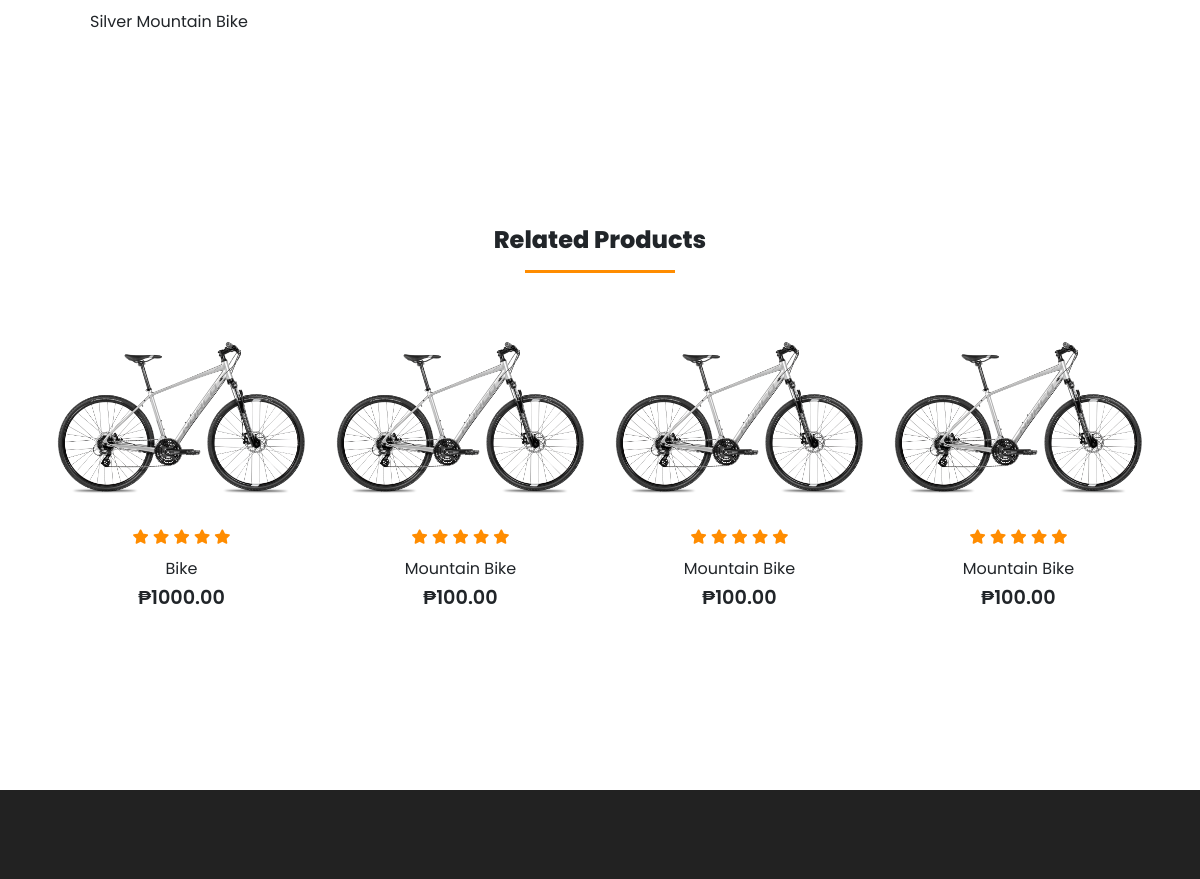
/product_view.php?product_id=2 (middle part), run on an earlier commit of the app's database.
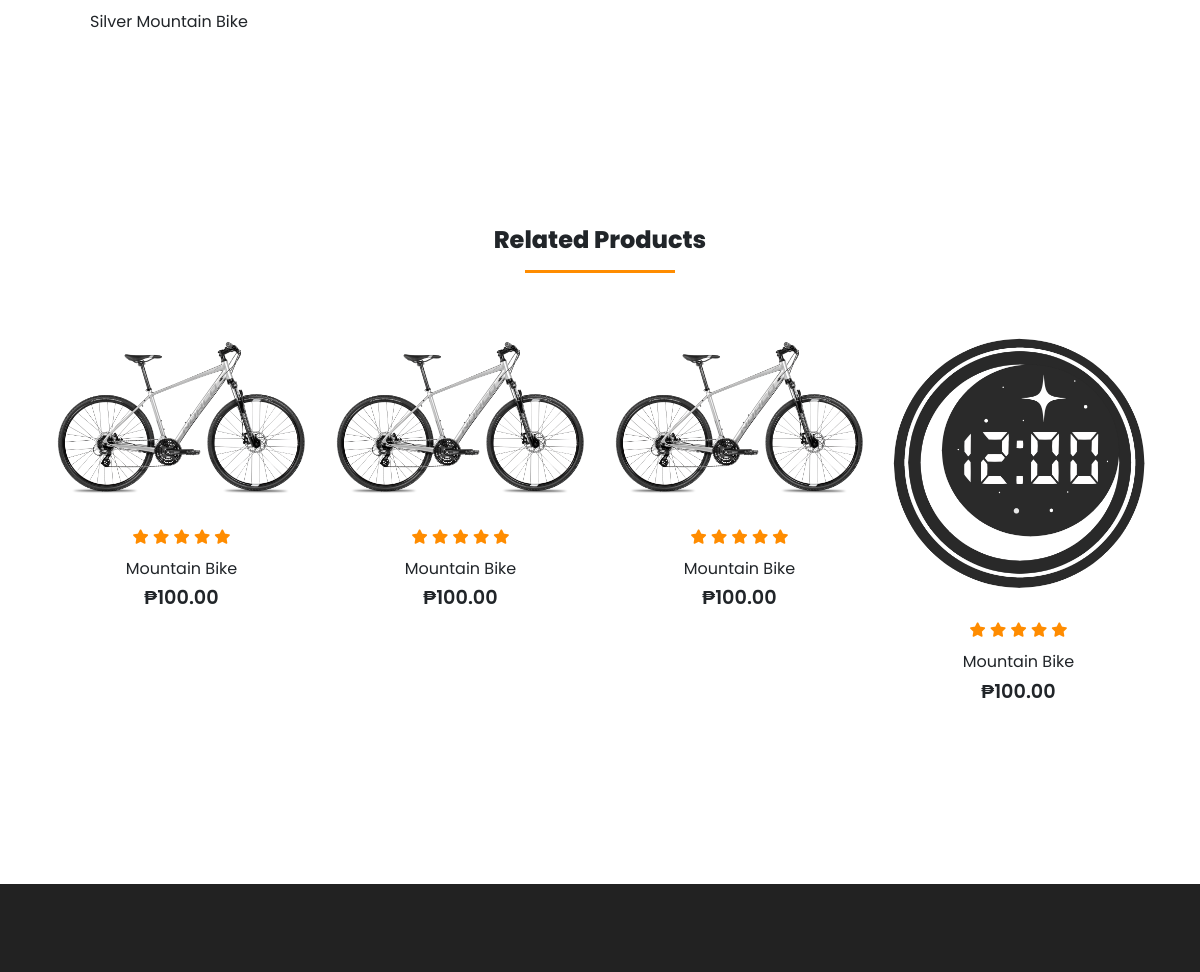
And on a later commit of the database.
### tables this page shows
CREATE TABLE `products` (
  `product_id` int(11) NOT NULL,
  `product_name` varchar(100) NOT NULL,
  `product_category` varchar(100) NOT NULL,
  `product_description` varchar(255) NOT NULL,
  `product_image` varchar(255) NOT NULL,
  `product_image2` varchar(255) NOT NULL,
  `product_image3` varchar(255) NOT NULL,
  `product_image4` varchar(255) NOT NULL,
  `product_price` decimal(8,2) NOT NULL,
  `product_special_offer` int(2) NOT NULL,
  `product_color` text NOT NULL,
  `product_size` varchar(250) NOT NULL,
  `product_quantity` int(11) NOT NULL
);

### product_view.php (the view, shortened to what this page needs)
<?php
    include('layouts/header.php');
?>
<?php
include('server/connection.php');
if(isset($_GET['product_id'])){
    $product_id = $_GET['product_id'];
    $stmt = $conn->prepare("SELECT * FROM products WHERE product_id = ?");
    $stmt->bind_param("i", $product_id);
    $stmt->execute();
    $product = $stmt->get_result();
    $stmt1 = $conn->prepare("SELECT * FROM products WHERE product_category = 'Bike' LIMIT 4");
    $stmt1->execute();
    $bike = $stmt1->get_result();
    $stmt1 = $conn->prepare("SELECT * FROM products WHERE product_category = 'parts' LIMIT 4");
    $stmt1->execute();
    $parts = $stmt1->get_result();
}else{
    header('location: index.php');
}
?>
    <section class=" container product-view my-5 pt-5">
        <div class="row mt-5">
            <?php while($row = $product->fetch_assoc()){ ?>
            <div class="col-lg-6 col-md-12 col-sm-12 mx-5">
                <span><?php echo $row['product_description']; ?></span>
            </div>
        </div>
    </section>
    <section id="related-products" class="my-5 py-5">
        <div class="container text-center mt-5 py-5">
            <h3>Related Products</h3>
            <hr class="mx-auto">
        </div>
        <div class="row mx-auto container">
        <?php if($row['product_category'] == 'Bike'){ ?>
            <?php while($row = $bike->fetch_assoc()){ ?>
                    <div class="product text-center col-lg-3 col-md-4 col-sm-12">
                        <img src="assets/imgs/<?php echo $row['product_image']; ?>" class="img-fluid mb-3">
                        <div class="star">
                            <i class="fas fa-star"></i>
                            <i class="fas fa-star"></i>
                            <i class="fas fa-star"></i>
                            <i class="fas fa-star"></i>
                            <i class="fas fa-star"></i>
                        </div>
                        <h5 class="p-name"><?php echo $row['product_name']; ?></h5>
                        <h4 class="p-price">₱<?php echo $row['product_price']; ?></h4>
                    </div>
                <?php } ?>
            <?php }else if($row['product_category'] == 'parts'){ ?>
                <?php while($row = $parts->fetch_assoc()){ ?>
                    <div class="product text-center col-lg-3 col-md-4 col-sm-12">
                        <img src="assets/imgs/<?php echo $row['product_image']; ?>" class="img-fluid mb-3">
                        <div class="star">
                            <i class="fas fa-star"></i>
                            <i class="fas fa-star"></i>
                            <i class="fas fa-star"></i>
                            <i class="fas fa-star"></i>
                            <i class="fas fa-star"></i>
                        </div>
                        <h5 class="p-name"><?php echo $row['product_name']; ?></h5>
                        <h4 class="p-price">₱<?php echo $row['product_price']; ?></h4>
                        <button class="buy-btn" href="<?php echo "product_view.php?product_id=".$row['product_id']; ?>">Buy Now</button>
                    </div>
                <?php } ?>
            <?php } ?>
        <?php } ?>
        </div>
    </section>
<?php include('layouts/footer.php'); ?>

### layouts/header.php (shortened to what this page needs)
<!DOCTYPE html>
<html lang="en">
<head>
    <link href="https://cdn.jsdelivr.net/npm/bootstrap@5.3.0-alpha2/dist/css/bootstrap.min.css" rel="stylesheet">
    <link rel="stylesheet" href="https://use.fontawesome.com/releases/v5.15.4/css/all.css"/>
    <link rel="stylesheet" href="assets/css/style.css">
    <link rel="stylesheet" href="https://cdn.jsdelivr.net/npm/bootstrap-icons@1.10.5/font/bootstrap-icons.css">
</head>
<body>

### layouts/footer.php (shortened to what this page needs)
      <footer class="mt-5 py-5">
        <div class="row container mx-auto pt-5">
        </div>
      </footer>
</body>
</html>

### assets/css/style.css (style rules this page uses)
* { margin: 0; padding: 0; box-sizing: border-box; }
body { font-family: 'Poppins', sans-serif; }
hr { width: 150px; height: 3px !important; opacity: 1 !important; background-color: darkorange; color: darkorange; }
h3 { font-size: 1.5rem; font-weight: 800; }
h4 { font-size: 1.2rem; font-weight: 600; }
h5 { font-size: 1rem; font-weight: 400; }
.product { cursor: pointer; margin-bottom: 2rem; }
.product img { transition: 0.3s all; }
.star { padding: 10px 0; }
.star i { font-size: 0.9rem; color: darkorange; }
Footer { background-color: #222222; }
img { vertical-align: middle; }

What changed in the data, as far as the page shows it:
removed products: product_image (picture), product_name "Bike", product_price "1000.00", shown under "Silver Mountain Bike"
now on this page (row edited): products: product_image (picture), product_name "Mountain Bike", product_price "100.00", shown under "Silver Mountain Bike"
